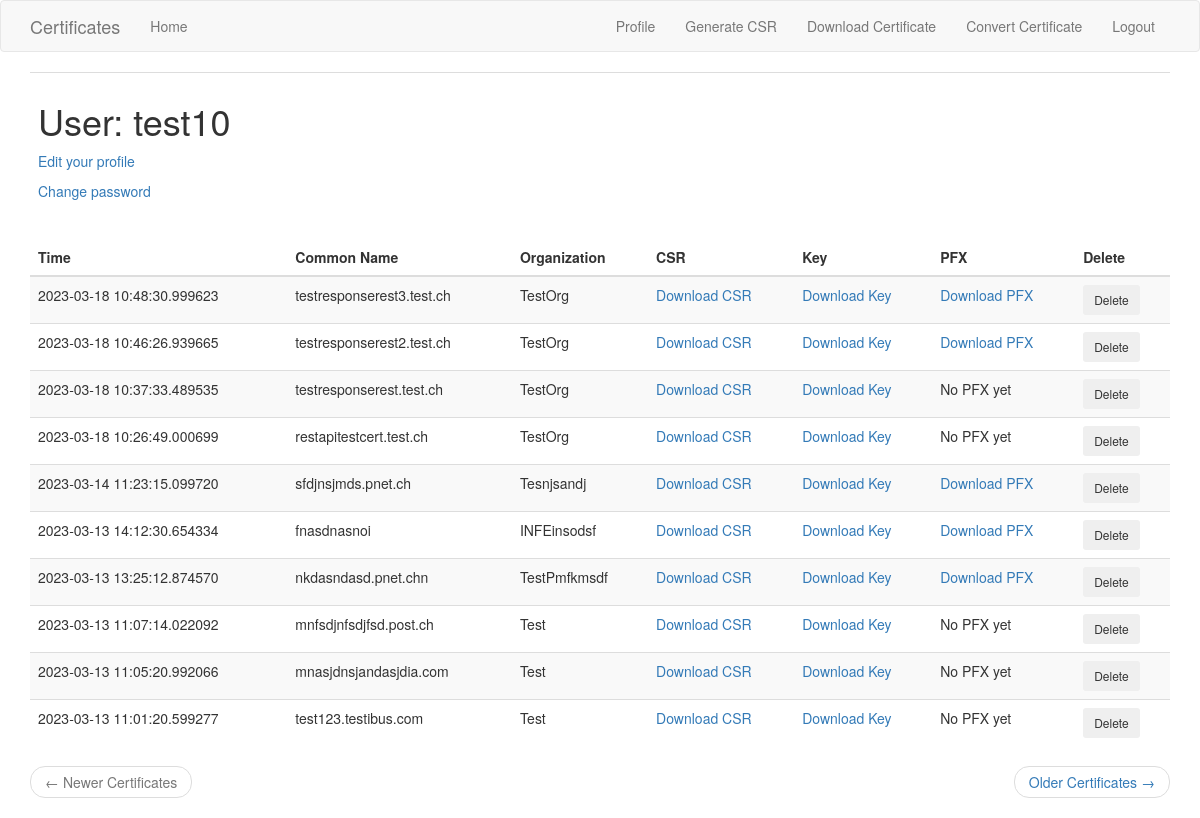
Screenshot of /user/test10 (signed in) with the database file from the repository.
### app/models.py (models this page shows, shortened)
class PaginatedAPIMixin(object):
    @staticmethod
    def to_collection_dict(query, page, per_page, endpoint, **kwargs):
        resources = query.paginate(page=page, per_page=per_page,
                                   error_out=False)
        data = {
            'items': [item.to_dict() for item in resources.items],
            '_meta': {
                'page': page,
                'per_page': per_page,
                'total_pages': resources.pages,
                'total_items': resources.total
            },
            '_links': {
                'self': url_for(endpoint, page=page, per_page=per_page,
                                **kwargs),
                'next': url_for(endpoint, page=page + 1, per_page=per_page,
                                **kwargs) if resources.has_next else None,
                'prev': url_for(endpoint, page=page - 1, per_page=per_page,
                                **kwargs) if resources.has_prev else None
            }
        }
        return data

class User(UserMixin, PaginatedAPIMixin, db.Model):
    id = db.Column(db.Integer, primary_key=True)
    username = db.Column(db.String(64), index=True, unique=True)
    email = db.Column(db.String(120), index=True, unique=True)
    password_hash = db.Column(db.String(128))
    token = db.Column(db.String(32), index=True, unique=True)
    token_expiration = db.Column(db.DateTime)
    certificates = db.relationship('Certificate', backref='author', lazy='dynamic')

class Certificate(PaginatedAPIMixin, db.Model):
    id = db.Column(db.Integer, primary_key=True)
    user_id = db.Column(db.Integer, db.ForeignKey('user.id'))
    timestamp = db.Column(db.DateTime, index=True, default=datetime.utcnow)
    csr = db.Column(db.LargeBinary)
    key = db.Column(db.LargeBinary)
    cn = db.Column(db.String(64), index=True)
    organization = db.Column(db.String(64), index=True)
    pfx = db.Column(db.LargeBinary)

### app/main/routes.py (the view)
@bp.route('/user/<username>')
@login_required
def user(username):
    user = User.query.filter_by(username=username).first_or_404()
    page = request.args.get('page', 1, type=int)
    certificates = current_user.certificates.order_by(Certificate.timestamp.desc()).paginate(
        page=page, per_page=current_app.config['CERTIFICATES_PER_PAGE'], error_out=False)
    next_url = url_for('main.user', username=user.username, page=certificates.next_num) \
        if certificates.has_next else None
    prev_url = url_for('main.user', username=user.username, page=certificates.prev_num) \
        if certificates.has_prev else None
    return render_template('user.html', title='User Table', user=user, certificates=certificates,
                           next_url=next_url, prev_url=prev_url)

### app/models.py (called while the page is built)
@login.user_loader
def load_user(id):
    return User.query.get(int(id))

### app/templates/user.html (shortened to what this page needs)
{% extends "base.html" %}
{% block app_content %}
    <table class="table table-hover">
        <tr>
            <td>
                <h1>User: {{ user.username }}</h1>
                <p><a href="{{ url_for('main.edit_profile') }}">Edit your profile</a></p>
                <p><a href="{{ url_for('auth.reset_password_request') }}">Change password</a></p>
            </td>
        </tr>
    </table>
    <table id="data" class="table table-striped">
      <thead>
        <tr>
          <th>Time</th>
          <th>Common Name</th>
          <th>Organization</th>
          <th>CSR</th>
          <th>Key</th>
          <th>PFX</th>
          <th>Delete</th>
        </tr>
      </thead>
      <tbody>
        {% for certificate in certificates %}
          <tr>
            <td>{{ certificate.timestamp }}</td>
            <td>{{ certificate.cn }}</td>
            <td>{{ certificate.organization }}</td>
            <td><a href="{{ url_for('main.download_csr', cn=certificate.cn) }}">Download CSR</a></td>
            <td><a href="{{ url_for('main.download_key', cn=certificate.cn) }}">Download Key</a></td>
            {% if certificate.pfx %}
              <td><a href="{{ url_for('main.download_pfx', cn=certificate.cn) }}">Download PFX</a></td>
            {% else %}
              <td>No PFX yet</td>
            {% endif %}
            <td>
              <form method="post" action="{{ url_for('main.delete_certificate', id=certificate.id) }}" onsubmit="return confirm('Are you sure you want to delete this certificate?');">
                <button type="submit" class="btn btn-sm btn-outline-danger">Delete</button>
              </form>
            </td>
          </tr>
        {% endfor %}
      </tbody>
    </table>
    <nav aria-label="...">
        <ul class="pager">
            <li class="previous{% if not prev_url %} disabled{% endif %}">
                <a href="{{ prev_url or '#' }}">
                    <span aria-hidden="true">&larr;</span> Newer Certificates
                </a>
            </li>
            <li class="next{% if not next_url %} disabled{% endif %}">
                <a href="{{ next_url or '#' }}">
                    Older Certificates <span aria-hidden="true">&rarr;</span>
                </a>
            </li>
        </ul>
    </nav>
{% endblock %}

### app/templates/base.html (shortened to what this page needs)
{% extends 'bootstrap/base.html' %}
{% block navbar %}
    <nav class="navbar navbar-default">
        <div class="container">
            <div class="navbar-header">
                <a class="navbar-brand" href="{{ url_for('main.index') }}">Certificates</a>
            </div>
            <div class="collapse navbar-collapse" id="bs-example-navbar-collapse-1">
                <ul class="nav navbar-nav">
                    <li><a href="{{ url_for('main.index') }}">Home</a></li>
                </ul>
                <ul class="nav navbar-nav navbar-right">
                    {% if current_user.is_anonymous %}
                    <li><a href="{{ url_for('auth.login') }}">Login</a></li>
                    <li><a href="{{ url_for('main.convert_certificate') }}">Convert Certificate</a></li>
                    {% else %}
                    <li><a href="{{ url_for('main.user', username=current_user.username) }}">Profile</a></li>
                    <li><a href="{{ url_for('main.generate_csr') }}">Generate CSR</a></li>
                    <li><a href="{{ url_for('main.download_certificate') }}">Download Certificate</a></li>
                    <li><a href="{{ url_for('main.convert_certificate') }}">Convert Certificate</a></li>
                    <li><a href="{{ url_for('auth.logout') }}">Logout</a></li>
                    {% endif %}
                </ul>
            </div>
        </div>
    </nav>
{% endblock %}
{% block content %}
    <div class="container">
        {% block app_content %}{% endblock %}
    </div>
{% endblock %}

### rows the page displays
User: username "test10"
Certificate: timestamp "2023-03-18 10:48:30.999623", cn "testresponserest3.test.ch", organization "TestOrg"
Certificate: timestamp "2023-03-18 10:46:26.939665", cn "testresponserest2.test.ch", organization "TestOrg"
Certificate: timestamp "2023-03-18 10:37:33.489535", cn "testresponserest.test.ch", organization "TestOrg", shows "No PFX yet"
Certificate: timestamp "2023-03-18 10:26:49.000699", cn "restapitestcert.test.ch", organization "TestOrg", shows "No PFX yet"
Certificate: timestamp "2023-03-14 11:23:15.099720", cn "sfdjnsjmds.pnet.ch", organization "Tesnjsandj"
Certificate: timestamp "2023-03-13 14:12:30.654334", cn "fnasdnasnoi", organization "INFEinsodsf"
Certificate: timestamp "2023-03-13 13:25:12.874570", cn "nkdasndasd.pnet.chn", organization "TestPmfkmsdf"
Certificate: timestamp "2023-03-13 11:07:14.022092", cn "mnfsdjnfsdjfsd.post.ch", organization "Test", shows "No PFX yet"
Certificate: timestamp "2023-03-13 11:05:20.992066", cn "mnasjdnsjandasjdia.com", organization "Test", shows "No PFX yet"
Certificate: timestamp "2023-03-13 11:01:20.599277", cn "test123.testibus.com", organization "Test", shows "No PFX yet"
